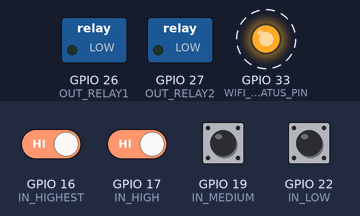
Recording of a sketch running on a simulated ESP32. On the bench: switched loads named in the sketch (green lamp = pin HIGH), output pins drawn as LEDs (lit = HIGH). Dashed ring = blinking. The inputs (shaded band) are chosen by the test bench; at power-on: GPIO 16 (IN_HIGHEST), GPIO 17 (IN_HIGH), GPIO 19 (IN_MEDIUM), GPIO 22 (IN_LOW) HIGH. WiFi joins after 1.5 s; servers stay silent unless stated; what the sketch prints to the serial monitor is not drawn.

Above: at 2.1 s.
At 19.6 s:
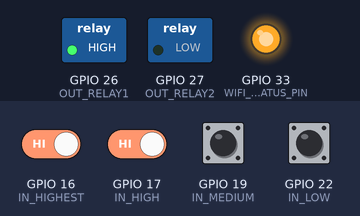
19.7 s: GPIO 16 (IN_HIGHEST) driven LOW and GPIO 17 (IN_HIGH) driven LOW
Timing chart, 0 to 22.7 s (numbered marks = the images above; inputs shaded):
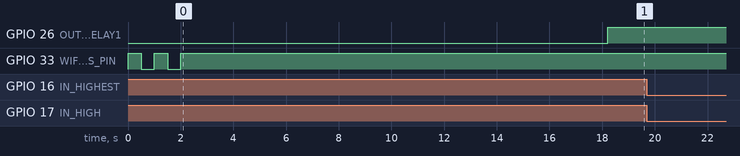

The sketch:

WaterLevelMgtWithEmails.ino
```cpp
#include <WiFi.h>
#include <ESP_Mail_Client.h>    //needed for sending emails
#include <esp_task_wdt.h>

#define WIFI_NETWORK "YOUR-WIFI-SSID"          //the SSID for the wireless network
#define WIFI_PASSWORD "YOUR-WIFI-PASSWORD"    //the password for the wireless network
#define WIFI_TIMEOUT_MS 20000               //The amount of time in milliseconds to wait for the Wifi connection when trying to connect before giving up
#define WIFI_CHECK_MS 10000                 //The amount of time in milliseconds to wait before checking the wifi is still up.
#define WIFI_STATUS_PIN 33                  //The LED pin that will give an indication of the wifi connection status.

//input/output pins
#define IN_LOW 22     //this pin is attached to the sensor at the lowest level in the pool
#define IN_MEDIUM 19  //this pin is at the "just right" water level in the pool
#define IN_HIGH 17
#define IN_HIGHEST 16 //this pin is attached to the sensor at the highest level in the pool
#define OUT_RELAY1 26 //WORKS:25,26,27,33,32,14,13,12   NOT WORKING:35,34
#define OUT_RELAY2 27

#define THRESHOLDCONSECUTIVECOUNT 40    //The number of times we have the same result before taking action.  Needed because water has waves.

//Email setup stuff
#define SMTP_HOST "smtp.office365.com"            // The smtp host name e.g. smtp.gmail.com for GMail or smtp.office365.com for Outlook or smtp.mail.yahoo.com
#define SMTP_PORT esp_mail_smtp_port_587          // The smtp port  e.g. 25  or esp_mail_smtp_port_25, 465 or esp_mail_smtp_port_465,  587 or esp_mail_smtp_port_587
#define AUTHOR_EMAIL "FromMe@outlook.com"  // The log in credentials for the email account used to send emails:  user
#define AUTHOR_PASSWORD "SENDING-EMAIL-PASSWORD"                //                                                                      password
#define SENDER_NAME "ESP Mail"
#define AUTHOR_DOMAIN "mydomain.net"
#define RECIPIENT_NAME "John"                   //person we are sending the emails to
#define RECIPIENT_EMAIL "john@mailinator.com"      //target email address to send to

//GLOBAL VARIABLES
SMTPSession smtp;                                 // The SMTP Session object used for Email sending
int mailInProgress = 0;
int lowPinHistory[THRESHOLDCONSECUTIVECOUNT];
int mediumPinHistory[THRESHOLDCONSECUTIVECOUNT];
int highPinHistory[THRESHOLDCONSECUTIVECOUNT];
int highestPinHistory[THRESHOLDCONSECUTIVECOUNT];


void keepWifiAlive(void * parameters){
  for(;;){
    //if connected do nothing and quit
    if(WiFi.status() == WL_CONNECTED){
      Serial.print("WiFi still connected: "); Serial.println(WiFi.localIP().toString().c_str());
      digitalWrite(WIFI_STATUS_PIN, HIGH);
      vTaskDelay(WIFI_CHECK_MS / portTICK_PERIOD_MS);
      continue;                                 //skip to the beginning of the for loop
    }

    //initiate connection
    mailInProgress=1;
    Serial.println("Wifi Connecting");
    WiFi.mode(WIFI_STA);
    WiFi.begin(WIFI_NETWORK, WIFI_PASSWORD);
    unsigned long startAttemptTime = millis();

    while (WiFi.status() != WL_CONNECTED && millis() - startAttemptTime < WIFI_TIMEOUT_MS){
      //we are still not connected and haven't reached the timout so flash the wifi status LED and try again after 1 second.
      digitalWrite(WIFI_STATUS_PIN, HIGH);
      Serial.print(".");
      vTaskDelay(500 / portTICK_PERIOD_MS);
      digitalWrite(WIFI_STATUS_PIN, LOW);
      vTaskDelay(500 / portTICK_PERIOD_MS);
      continue;                                 //skip to the beginning of the for loop
    }
    if(WiFi.status() == WL_CONNECTED){
      //if connection successful then wifi LED is to be solid on.
      Serial.print("[WIFI] Connected: "); Serial.println(WiFi.localIP().toString().c_str());
      digitalWrite(WIFI_STATUS_PIN, HIGH);
      mailInProgress=1;
      vTaskDelay(20 / portTICK_PERIOD_MS);  //to avoid watchdog timeouts
      sendEmail("ESP32 Pool Monitor: connected to WiFi", "<p>ESP32 Pool Monitor: (re)connected to WiFi</p><p>The message was sent via ESP device.</p>");
      mailInProgress=0;

    } else {
      Serial.println("[WIFI] Failed to Connect before timeout");
      digitalWrite(WIFI_STATUS_PIN, LOW);
    }
  }
}

void sendEmail(char subject[], char htmlMsg[]){
  Serial.print("Sending Email: Subject: ");  Serial.println(subject);

  MailClient.networkReconnect(true);

  vTaskDelay(20 / portTICK_PERIOD_MS);  //to avoid watchdog timeouts
  smtp.debug(0);                //Enable the debug via Serial port  0 for no debugging, 1 for basic level debugging   Debug port can be changed via ESP_MAIL_DEFAULT_DEBUG_PORT in ESP_Mail_FS.h
  smtp.callback(smtpCallback);  /* Set the callback function to get the sending results */
  ESP_Mail_Session session;     /* Declare the session config data */

  /* Set the session config */
  session.server.host_name = SMTP_HOST;
  session.server.port = SMTP_PORT;
  session.login.email = AUTHOR_EMAIL;
  session.login.password = AUTHOR_PASSWORD;
  session.login.user_domain = F(AUTHOR_DOMAIN);
  vTaskDelay(20 / portTICK_PERIOD_MS);  //to avoid watchdog timeouts

  /* Set the NTP config time */
  session.time.ntp_server = F("pool.ntp.org,time.nist.gov");
  session.time.gmt_offset = 3;
  session.time.day_light_offset = 0;
  vTaskDelay(20 / portTICK_PERIOD_MS);  //to avoid watchdog timeouts

  /* Declare the message class */
  SMTP_Message message;

  /* Set the message headers */
  message.sender.name = F(SENDER_NAME);
  message.sender.email = AUTHOR_EMAIL;
  //message.subject = F("Test sending html Email");
  message.subject = subject;
  message.addRecipient(F(RECIPIENT_NAME), F(RECIPIENT_EMAIL));
  vTaskDelay(20 / portTICK_PERIOD_MS);  //to avoid watchdog timeouts

  //String htmlMsg = "<p>This is the <span style=\"color:#ff0000;\">html text</span> message.</p><p>The message was sent via ESP device.</p>";
  message.html.content = htmlMsg;

  message.html.charSet = F("us-ascii"); //The html text message character set e.g. us-ascii, utf-8, utf-7.  The default value is utf-8
  message.html.transfer_encoding = Content_Transfer_Encoding::enc_7bit;  /** The content transfer encoding e.g. enc_7bit or "7bit" (not encoded), enc_qp or "quoted-printable" (encoded), enc_base64 or "base64" (encoded), enc_binary or "binary" (not encoded), enc_8bit or "8bit" (not encoded).  The default value is "7bit" */
  message.priority = esp_mail_smtp_priority::esp_mail_smtp_priority_low;  /** The message priority, esp_mail_smtp_priority_high or 1, esp_mail_smtp_priority_normal or 3, esp_mail_smtp_priority_low or 5.  The default value is esp_mail_smtp_priority_low */
  vTaskDelay(20 / portTICK_PERIOD_MS);  //to avoid watchdog timeouts

  /* Set the custom message header */
  message.addHeader(F("Message-ID: <abcde.fghij@gmail.com>"));

  /* Connect to server with the session config */
  if (!smtp.connect(&session))
    return;

  vTaskDelay(20 / portTICK_PERIOD_MS);  //to avoid watchdog timeouts
  /* Start sending Email and close the session */
  if (!MailClient.sendMail(&smtp, &message))
    Serial.println("Error sending Email, " + smtp.errorReason());

  // to clear sending result log
  // smtp.sendingResult.clear();

  ESP_MAIL_PRINTF("Free Heap: %d\n", MailClient.getFreeHeap());

}


void monitorWaterLevel(void * parameters){
  vTaskDelay(10000 / portTICK_PERIOD_MS);   //Wait 10 seconds before firing up water monitoring so reduce chance of clash with initial wifi connection email.
  int mediumConsecutiveHighCount = 0;
  int mediumConsecutiveLowCount = 0;
  int highestConsecutiveLowCount=0;
  int relay1Status = LOW;  //initialized before for loop starts.

  digitalWrite(OUT_RELAY2,LOW);

  for(;;){
    vTaskDelay(200 / portTICK_PERIOD_MS);   //time between taking samples 200 milliseconds
    int lowPinVal = digitalRead(IN_LOW);
    int mediumPinVal = digitalRead(IN_MEDIUM);
    int highPinVal = digitalRead(IN_HIGH);
    int highestPinVal = digitalRead(IN_HIGHEST);
    logPinValues(lowPinVal, mediumPinVal, highPinVal, highestPinVal );


    /**************CODE FOR MANAGING THE RELAY FOR FILLING THE POOL**********************************/
    if (mediumPinVal==HIGH){  //if pin value is HIGH Water is not touching the sensor pin.  IE below the turn off height
      mediumConsecutiveLowCount = 0;
      if (mediumConsecutiveHighCount < THRESHOLDCONSECUTIVECOUNT) {
        mediumConsecutiveHighCount++;
      } else {
        digitalWrite(OUT_RELAY1,HIGH);    //turn on the relay to keep filling the pool
        //Serial.println("Relay High");

        if(relay1Status == LOW) {
          relay1Status = HIGH;
          if (mediumConsecutiveHighCount == THRESHOLDCONSECUTIVECOUNT && WiFi.status() == WL_CONNECTED && mailInProgress < 1 ){
            mediumConsecutiveHighCount++;
            mailInProgress=1;
            String emailBody = "<p>Started Filling Pool</p><p>The message was sent via ESP device.</p>";
            emailBody += pinValuesLog();

            //convert string to char array so as that is the datatype accepted by the sendEmail function
            int str_len = emailBody.length() + 1;   // Length (with one extra character for the null terminator)
            char char_array[str_len]; // Prepare the character array (the buffer)
            emailBody.toCharArray(char_array, str_len);  // Copy it over

            vTaskDelay(20 / portTICK_PERIOD_MS);  //to avoid watchdog timeouts
            sendEmail("Started Filling Pool", char_array);
            mailInProgress=0;
          }
        }  //endif relay1status
      }
    }else {
      mediumConsecutiveHighCount = 0;
      if (mediumConsecutiveLowCount < THRESHOLDCONSECUTIVECOUNT) {
        mediumConsecutiveLowCount++;
      } else{
        digitalWrite(OUT_RELAY1,LOW);
        if (relay1Status == HIGH){
          relay1Status = LOW;
          //Serial.println("Relay Low");
          if (mediumConsecutiveLowCount == THRESHOLDCONSECUTIVECOUNT && WiFi.status() == WL_CONNECTED && mailInProgress < 1){
            mediumConsecutiveLowCount++;
            mailInProgress=1;
            String emailBody = "<p>Stopped Filling Pool</p><p>The message was sent via ESP device.</p>";
            emailBody += pinValuesLog();

            //convert string to char array so as that is the datatype accepted by the sendEmail function
            int str_len = emailBody.length() + 1;   // Length (with one extra character for the null terminator)
            char char_array[str_len]; // Prepare the character array (the buffer)
            emailBody.toCharArray(char_array, str_len);  // Copy it over

            vTaskDelay(20 / portTICK_PERIOD_MS);  //to avoid watchdog timeouts
            sendEmail("Stopped Filling Pool", char_array);
            mailInProgress=0;
          }
        }  //endif relaystatus HIGH

      }
    }
    /**************END OF CODE FOR MANAGING THE RELAY FOR FILLING THE POOL**********************************/

    /*******************CODE FOR WARNING ABOUT VERY HIGH WATER LEVEL****************************************/
    if (highestPinVal==LOW){  //LOW value at this pin means water has reached the warning height

      if (highestConsecutiveLowCount < THRESHOLDCONSECUTIVECOUNT) {
        highestConsecutiveLowCount++;
      } else {
        if(highestConsecutiveLowCount == THRESHOLDCONSECUTIVECOUNT && mailInProgress < 1){
          mailInProgress=1;
          String emailBody = "<p>WARNING Pool Level TOO HIGH</p><p>The message was sent via ESP device.</p>";
          emailBody += pinValuesLog();

          //convert string to char array so as that is the datatype accepted by the sendEmail function
          int str_len = emailBody.length() + 1;   // Length (with one extra character for the null terminator)
          char char_array[str_len]; // Prepare the character array (the buffer)
          emailBody.toCharArray(char_array, str_len);  // Copy it over

          sendEmail("WARNING Pool Level TOO HIGH", char_array);
          mailInProgress=0;
          highestConsecutiveLowCount++;
        }
      }
    } else {
        highestConsecutiveLowCount=0;
    }
    /*******************END OF CODE FOR WARNING ABOUT VERY HIGH WATER LEVEL****************************************/
  }  //end for
}// end task monitorWaterLevel


//function logPinValues /////////////////////////////////////////////////////////////////
//  records the a history of the last read values from each pin.
//  array index 0 is the oldest kept value
//  array index THRESHOLDCONSECUTIVECOUNT - 1 is the most recent value
/////////////////////////////////////////////////////////////////////////////////////////
void logPinValues(int lowPinVal, int mediumPinVal, int highPinVal, int highestPinVal ){
  /*Serial.print(lowPinVal);
  Serial.print(mediumPinVal);
  Serial.print(highPinVal);
  Serial.print(highestPinVal);
  Serial.print(" ");*/
  for (int i=0; i < THRESHOLDCONSECUTIVECOUNT - 1; i++){
    lowPinHistory[i] = lowPinHistory[i + 1];
    mediumPinHistory[i] = mediumPinHistory[i + 1];
    highPinHistory[i] = highPinHistory[i + 1];
    highestPinHistory[i] = highestPinHistory[i + 1];
  }
  lowPinHistory[THRESHOLDCONSECUTIVECOUNT - 1] = lowPinVal;
  mediumPinHistory[THRESHOLDCONSECUTIVECOUNT - 1] = mediumPinVal;
  highPinHistory[THRESHOLDCONSECUTIVECOUNT - 1] = highPinVal;
  highestPinHistory[THRESHOLDCONSECUTIVECOUNT - 1] = highestPinVal;

}

//function pinValuesLog ////////////////////////////////////////////////////////////////
//  This function returns html formatted rows in a string that shows the historic read
//  values from the 4 water sensor pins
//  0011   would mean lowest and medium pin were in the water
//  0000   would mean all pins were in the water.
//  l = lowest, m = medium, h = high pin and H = highest pin
///////////////////////////////////////////////////////////////////////////////////////
String pinValuesLog(){
  String string1 = "lmhH 0 means pin in water</br>";
  String string2 = "xxxx</br>";
  String logString = "";
  logString = logString += string1;
  for (int i=0; i < THRESHOLDCONSECUTIVECOUNT - 1; i++){
    string2 = "";
    string2 += lowPinHistory[i];
    string2 += mediumPinHistory[i];
    string2 += highPinHistory[i];
    string2 += highestPinHistory[i];
    string2 += "</br>";
    logString = logString += string2;
  }
  return logString;
}


void setup() {
  esp_task_wdt_init(30, false);  //Set Watchdog timeout to 30.  Higher than default because timeouts were happening when trying to send emails

  // put your setup code here, to run once:
  pinMode(IN_LOW, INPUT_PULLUP);
  pinMode(IN_MEDIUM, INPUT_PULLUP);
  pinMode(IN_HIGH, INPUT_PULLUP);
  pinMode(IN_HIGHEST, INPUT_PULLUP);
  pinMode(OUT_RELAY1, OUTPUT);
  pinMode(OUT_RELAY2, OUTPUT);


  Serial.begin(9600);

  //Wifi setup
  pinMode(WIFI_STATUS_PIN, OUTPUT);
  digitalWrite(WIFI_STATUS_PIN, LOW);
  xTaskCreatePinnedToCore(
    keepWifiAlive,  //function name
    "Keep Wifi Alive", //task name
    50000, //stack size increase above 1000 for connect to wifi
    NULL, //task parameters
    2, //priority
    NULL, //task handle
    CONFIG_ARDUINO_RUNNING_CORE //CPU Core
  );


  //Pool Water Level Monitoring setup
  xTaskCreate(
    monitorWaterLevel,  //function name
    "Monitor Water Level", //task name
    50000, //stack size increase above 1000 for connect to wifi
    NULL, //task parameters
    1, //priority
    NULL //task handle
  );
}


/* Callback function to get the Email sending status */
void smtpCallback(SMTP_Status status)
{
  /* Print the current status */
  Serial.println(status.info());
  vTaskDelay(20 / portTICK_PERIOD_MS);  //to avoid watchdog timeouts

  /* Print the sending result */
  if (status.success())
  {
    // ESP_MAIL_PRINTF used in the examples is for format printing via debug Serial port
    // that works for all supported Arduino platform SDKs e.g. AVR, SAMD, ESP32 and ESP8266.
    // In ESP32 and ESP32, you can use Serial.printf directly.

    Serial.println("----------------");
    ESP_MAIL_PRINTF("Message sent success: %d\n", status.completedCount());
    vTaskDelay(20 / portTICK_PERIOD_MS);  //to avoid watchdog timeouts
    ESP_MAIL_PRINTF("Message sent failed: %d\n", status.failedCount());
    Serial.println("----------------\n");

    for (size_t i = 0; i < smtp.sendingResult.size(); i++)
    {
      vTaskDelay(20 / portTICK_PERIOD_MS);  //to avoid watchdog timeouts
      /* Get the result item */
      SMTP_Result result = smtp.sendingResult.getItem(i);

      // In case, ESP32, ESP8266 and SAMD device, the timestamp get from result.timestamp should be valid if
      // your device time was synched with NTP server.
      // Other devices may show invalid timestamp as the device time was not set i.e. it will show Jan 1, 1970.
      // You can call smtp.setSystemTime(xxx) to set device time manually. Where xxx is timestamp (seconds since Jan 1, 1970)
      time_t ts = (time_t)result.timestamp;

      ESP_MAIL_PRINTF("Message No: %d\n", i + 1);
      ESP_MAIL_PRINTF("Status: %s\n", result.completed ? "success" : "failed");
      ESP_MAIL_PRINTF("Date/Time: %s\n", asctime(localtime(&ts)));
      ESP_MAIL_PRINTF("Recipient: %s\n", result.recipients.c_str());
      ESP_MAIL_PRINTF("Subject: %s\n", result.subject.c_str());
    }
    Serial.println("----------------\n");
    vTaskDelay(20 / portTICK_PERIOD_MS);  //to avoid watchdog timeouts
    // You need to clear sending result as the memory usage will grow up.
    smtp.sendingResult.clear();
  }
}

void loop() {
  // don't use main loop as this is multitasking using RTOS tasks
}
```

Measured:
- after the input at 19.7 s, every drawn part: stays the same
- by itself, GPIO 33 (WIFI_STATUS_PIN): alternates HIGH for 0.50 s and LOW for 0.50 s, 5 changes in all, then stays HIGH
